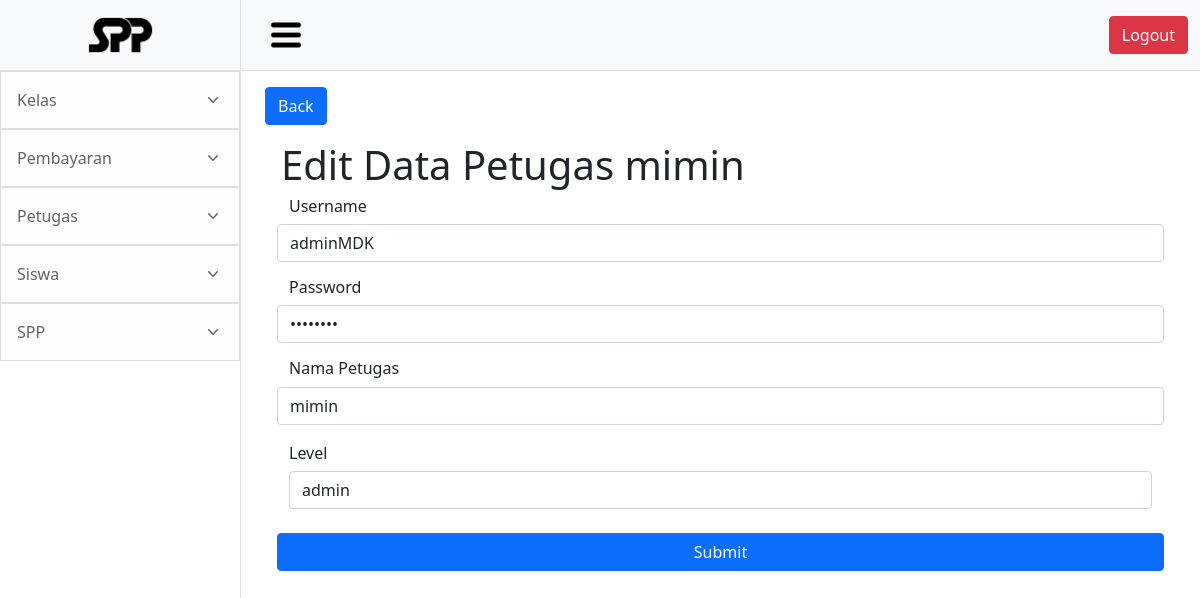
The page /index/petugas/EditPetugas.php?id=1 on the database its author committed.
### tables this page shows
CREATE TABLE `petugas` (
  `id_petugas` int(11) NOT NULL,
  `username` varchar(25) NOT NULL,
  `password` varchar(32) NOT NULL,
  `nama_petugas` varchar(35) NOT NULL,
  `level` varchar(10) NOT NULL
);

### index/petugas/EditPetugas.php (the view, shortened to what this page needs)
<?php
include 'api/koneksi.php';
  if (isset($_GET['id'])) {
    $id = ($_GET["id"]);
    $query = "SELECT * FROM petugas WHERE id_petugas='$id'";
    $result = mysqli_query($kon, $query);
    $data = mysqli_fetch_assoc($result);
  } else {
    echo "<script>alert('Masukkan data id.');window.location='index.php';</script>";
  }
  ?>
<!DOCTYPE html>
<html lang="en">
    <head>
    <?php
            include('../../components/header.php')
            ?>
    </head>
    <body>
        <div class="d-flex" id="wrapper">
            <?php
            include('../../components/sidebar.php')
            ?>
                <div class="container-fluid">
                <form method="post" action="api/EditData.php">
                    <div class="container">
                    <a class="btn btn-primary mt-3" href="petugas.php" role="button">Back</a>
                        <div class="card-body">
                        <h1>Edit Data Petugas <?php echo $data['nama_petugas']; ?></h1>
                            <div class="card-text m-2">
                                <div class="form-group mb-3">
                                    <div class="row">
                                        <div class="h6">Username</div>
                                        <input type="text" name="Data1" value="<?php echo $data['username']; ?>" class="form-control col-md-8">
                                    </div>
                                </div>
                                <div class="form-group mb-3">
                                    <div class="row">
                                        <div class="h6">Password</div>
                                        <input type="password" name="Data2" value="<?php echo $data['password']; ?>" class="form-control col-md-8">
                                    </div>
                                </div>
                                <div class="form-group mb-3">
                                    <div class="row">
                                        <div class="h6">Nama Petugas</div>
                                        <input type="text" name="Data3" value="<?php echo $data['nama_petugas']; ?>" class="form-control col-md-8">
                                    </div>
                                </div>
                                <div class="form-group mb-4">
                                    <label class="h6" >Level</label>
                                <select name="Data4" class="form-control">
                                    <option value="<?php echo $data['level']; ?>" selected > <?php echo $data['level']; ?></option>
                                </select>
                                </div>
                                <div class="form-group">
                                    <div class="row">
                                        <input href="petugas.php" type="submit" class="btn btn-primary">
                                    </div>
                                </div>
                            </form>
                </div>
            </div>
        </div>
    </body>
</html>

### rows shown on the page
petugas: nama_petugas "mimin", Data1 "adminMDK", Data3 "mimin", Data4 "admin"
